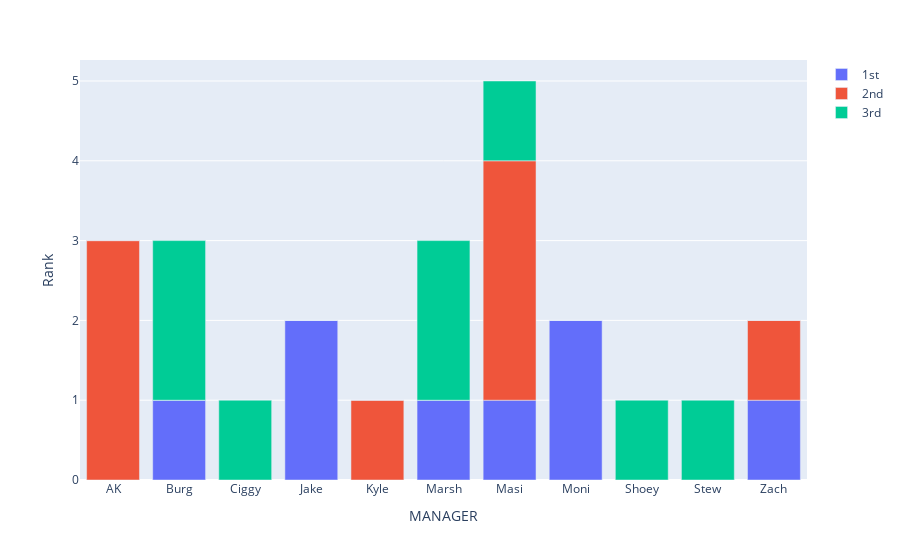

Notebook code cell kept with this figure:
### Code cell
fig = px.bar(df_placed, x='MANAGER', y=['1st', '2nd', '3rd'])
fig.update_layout({
    'yaxis': {
        'title': 'Rank'
    }, 
    'legend': {
        'title': ''
    }
})

fig.show()

### Figure 1 — Plotly figure (JSON) as saved in the notebook; plotly's stock layout.template omitted (floating-point values rounded to 4 significant figures)
{"data": [{"alignmentgroup": "True", "hovertemplate": "variable=1st<br>MANAGER=%{x}<br>value=%{y}<extra></extra>", "legendgroup": "1st", "marker": {"color": "#636efa", "pattern": {"shape": ""}}, "name": "1st", "offsetgroup": "1st", "orientation": "v", "showlegend": true, "textposition": "auto", "type": "bar", "x": ["AK", "Burg", "Ciggy", "Jake", "Kyle", "Marsh", "Masi", "Moni", "Shoey", "Stew", "Zach"], "xaxis": "x", "y": [0, 1, 0, 2, 0, 1, 1, 2, 0, 0, 1], "yaxis": "y"}, {"alignmentgroup": "True", "hovertemplate": "variable=2nd<br>MANAGER=%{x}<br>value=%{y}<extra></extra>", "legendgroup": "2nd", "marker": {"color": "#EF553B", "pattern": {"shape": ""}}, "name": "2nd", "offsetgroup": "2nd", "orientation": "v", "showlegend": true, "textposition": "auto", "type": "bar", "x": ["AK", "Burg", "Ciggy", "Jake", "Kyle", "Marsh", "Masi", "Moni", "Shoey", "Stew", "Zach"], "xaxis": "x", "y": [3, 0, 0, 0, 1, 0, 3, 0, 0, 0, 1], "yaxis": "y"}, {"alignmentgroup": "True", "hovertemplate": "variable=3rd<br>MANAGER=%{x}<br>value=%{y}<extra></extra>", "legendgroup": "3rd", "marker": {"color": "#00cc96", "pattern": {"shape": ""}}, "name": "3rd", "offsetgroup": "3rd", "orientation": "v", "showlegend": true, "textposition": "auto", "type": "bar", "x": ["AK", "Burg", "Ciggy", "Jake", "Kyle", "Marsh", "Masi", "Moni", "Shoey", "Stew", "Zach"], "xaxis": "x", "y": [0, 2, 1, 0, 0, 2, 1, 0, 1, 1, 0], "yaxis": "y"}], "layout": {"barmode": "relative", "legend": {"title": {"text": ""}, "tracegroupgap": 0}, "margin": {"t": 60}, "xaxis": {"anchor": "y", "domain": [0, 1], "title": {"text": "MANAGER"}}, "yaxis": {"anchor": "x", "domain": [0, 1], "title": {"text": "Rank"}}}}
